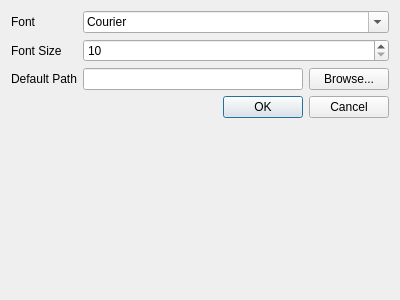
<?xml version="1.0" encoding="UTF-8"?>
<ui version="4.0">
 <class>SettingsDialog</class>
 <widget class="QDialog" name="SettingsDialog">
  <property name="geometry">
   <rect>
    <x>0</x>
    <y>0</y>
    <width>400</width>
    <height>300</height>
   </rect>
  </property>
  <property name="windowTitle">
   <string>Settings</string>
  </property>
  <layout class="QFormLayout" name="formLayout">
   <item row="0" column="0">
    <widget class="QLabel" name="label">
     <property name="text">
      <string>Font</string>
     </property>
    </widget>
   </item>
   <item row="0" column="1">
    <widget class="QFontComboBox" name="fontComboBox">
     <property name="fontFilters">
      <set>QFontComboBox::MonospacedFonts</set>
     </property>
    </widget>
   </item>
   <item row="1" column="0">
    <widget class="QLabel" name="label_2">
     <property name="text">
      <string>Font Size</string>
     </property>
    </widget>
   </item>
   <item row="1" column="1">
    <widget class="QSpinBox" name="spinBox">
     <property name="minimum">
      <number>10</number>
     </property>
     <property name="maximum">
      <number>36</number>
     </property>
     <property name="singleStep">
      <number>2</number>
     </property>
    </widget>
   </item>
   <item row="2" column="0">
    <widget class="QLabel" name="defaultPathLabel">
     <property name="toolTip">
      <string>Default path for selecting folder in Menu -&gt; Open Folder...</string>
     </property>
     <property name="text">
      <string>Default Path</string>
     </property>
    </widget>
   </item>
   <item row="3" column="0" colspan="2">
    <widget class="QDialogButtonBox" name="buttonBox">
     <property name="orientation">
      <enum>Qt::Horizontal</enum>
     </property>
     <property name="standardButtons">
      <set>QDialogButtonBox::Cancel|QDialogButtonBox::Ok</set>
     </property>
    </widget>
   </item>
   <item row="2" column="1">
    <layout class="QHBoxLayout" name="horizontalLayout">
     <item>
      <widget class="QLineEdit" name="defaultPathLineEdit"/>
     </item>
     <item>
      <widget class="QPushButton" name="defaultPathBrowseButton">
       <property name="text">
        <string>Browse...</string>
       </property>
      </widget>
     </item>
    </layout>
   </item>
  </layout>
 </widget>
 <resources/>
 <connections>
  <connection>
   <sender>buttonBox</sender>
   <signal>accepted()</signal>
   <receiver>SettingsDialog</receiver>
   <slot>accept()</slot>
   <hints>
    <hint type="sourcelabel">
     <x>248</x>
     <y>254</y>
    </hint>
    <hint type="destinationlabel">
     <x>157</x>
     <y>274</y>
    </hint>
   </hints>
  </connection>
  <connection>
   <sender>buttonBox</sender>
   <signal>rejected()</signal>
   <receiver>SettingsDialog</receiver>
   <slot>reject()</slot>
   <hints>
    <hint type="sourcelabel">
     <x>316</x>
     <y>260</y>
    </hint>
    <hint type="destinationlabel">
     <x>286</x>
     <y>274</y>
    </hint>
   </hints>
  </connection>
 </connections>
</ui>
